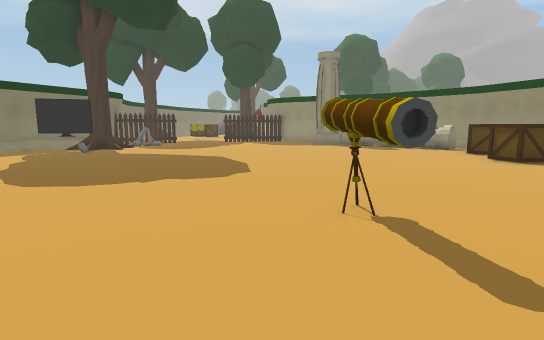
[1] (above)

18 first-person views from a walk through a Unity game level. The camera is 1.2 m above the floor, tilts 8° down and sees 80° across. The floor is counted in squares, 1 m on a side. Each view is taken from the middle of a square. On the plan, view 1 faces up. The plan holds only what a view shows up to about 14 squares ahead; the rest is blank. The place goes on beyond the plan. The player is left out. Door leaves are left out, so doorways stand open. Some surface patterns are stand-ins.

[2]
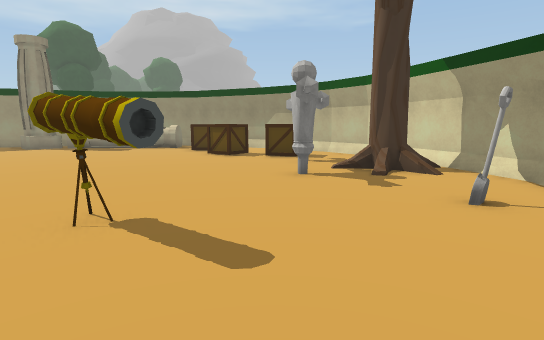

[3]
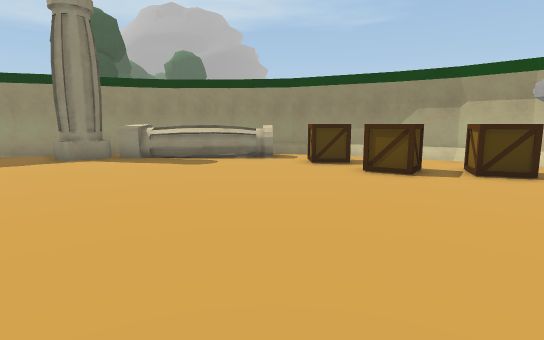

[4]
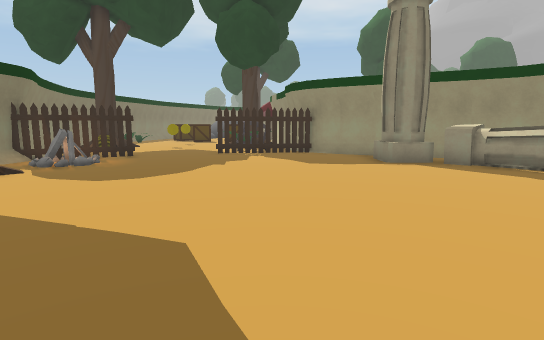

[5]
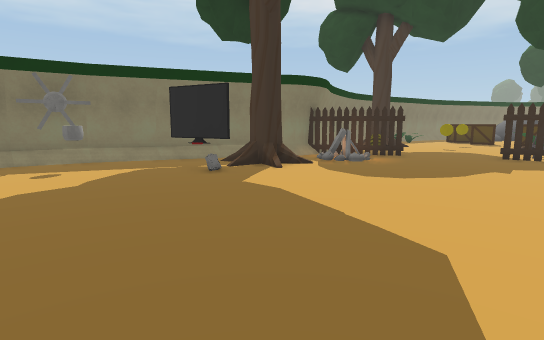

[6]
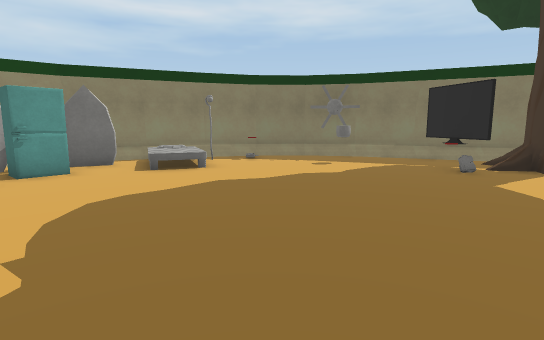

[7]
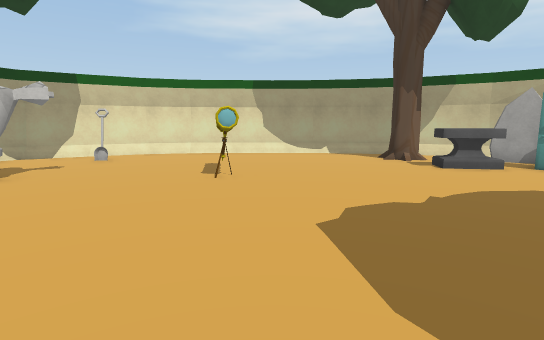

[8]
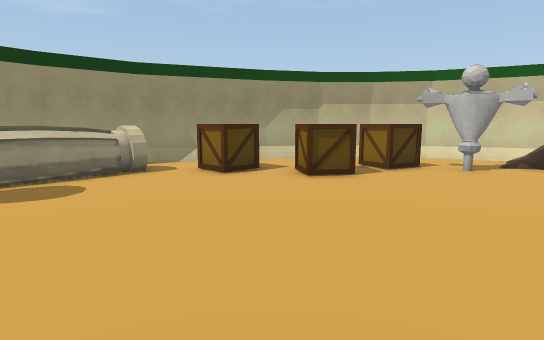

[9]
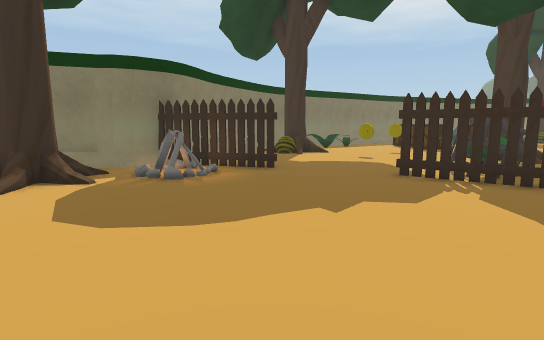

[10]
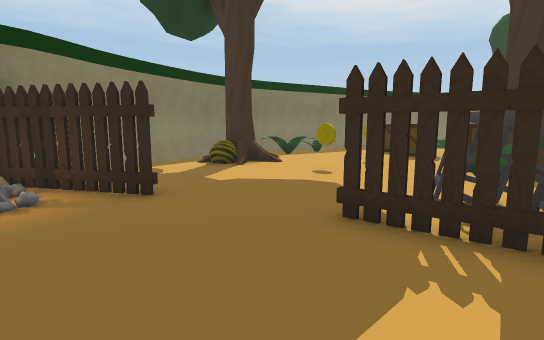

[11]
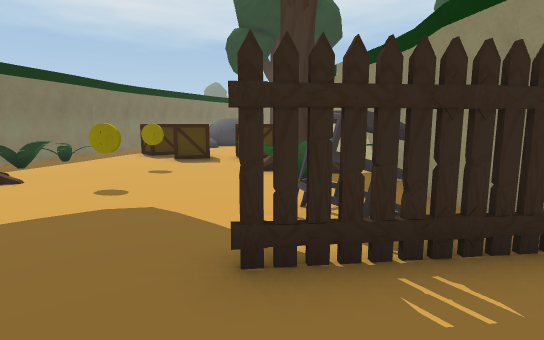

[12]
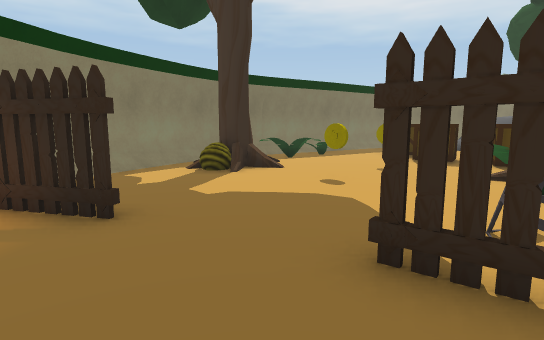

[13]
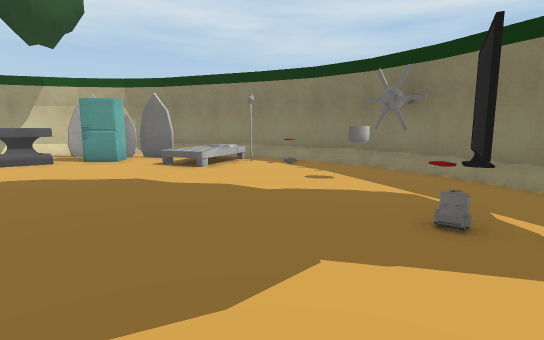

[14]
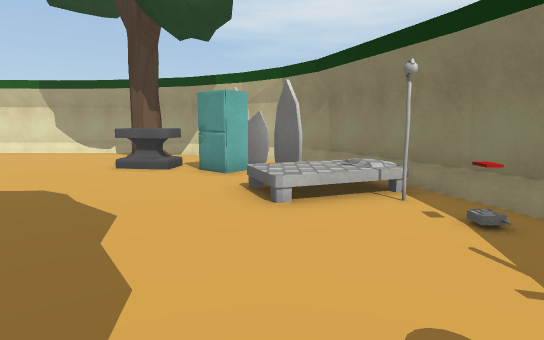

[15]
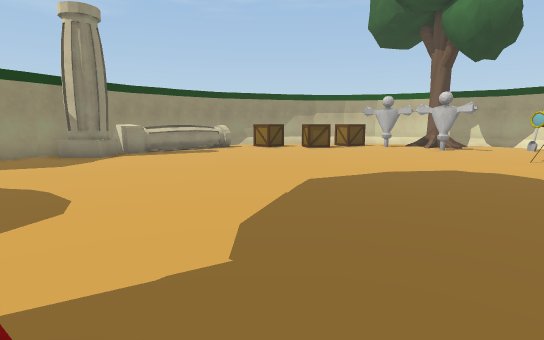

[16]
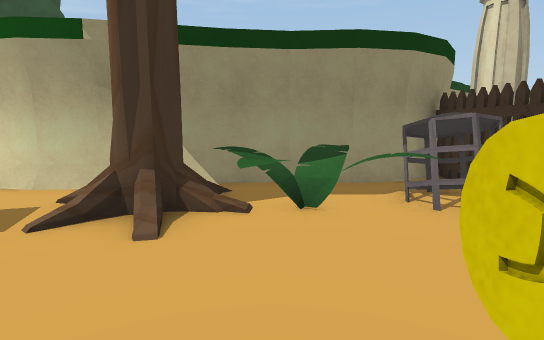

[17]
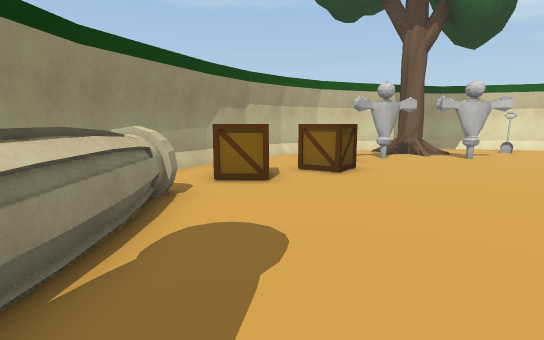

[18]
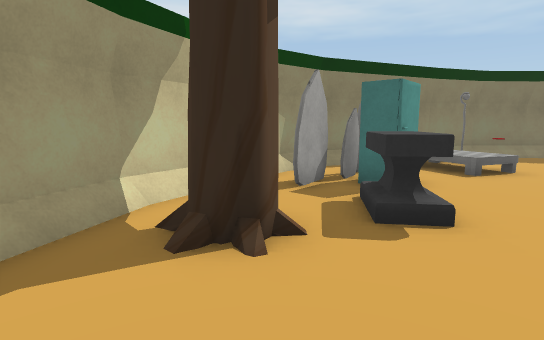

### Floor plan
Key: @ floor where view 1 was taken; # wall or solid block; . main floor; : floor 0.25 m higher than the main floor; + floor 0.5 m higher than the main floor; / step, stairs or slope; D open door; = window, fence, low wall or low ledge; ^ raised ledge; O other object.
Columns run from 13 left of view 1 to 11 right of it. Each row starts with its distance up from view 1.
 31   #OO..OOOO.#
 30  ##O.......:#
 29  #O:O..O..OO #
 28  # O.......O.#
 27  # O.....OOO.#
 26   #OO..O..OOO#
 25   #/O.....OOO#
 24   #.......OOO##
 23   #....DDD######
 22   ##...DDDD....###
 21    #.OOODD......O###
 20    #OO..........OOO##
 19    ##OO.........OOOO##
 18    # .............OOO##
 17   ##OO.............OOO##
 16   # OO..............OOO##
 15  ##..................O..#
 14  #.OOO................O.#
 13  #...................OO.#
 12 ##....................O.#
 11 ##...................OO.
 10 #....................OO.
  9 #.....................OO
  8 #OO...................OO
  7 ###//................OO.
  6 ##+++................O..#
  5  #//...............OO.O.#
  4  ######.......#......OO.#
  3     #O#^^.....#.......=##
  2     #OO##.............##
  1     # ..OO............#
  0     ### OO...@......###
 -1       ####........###
 -2         ###########

Where each view was taken, in squares from view 1:
view 1: 0 up, 0 right, facing up
view 2: 0 up, 0 right, facing up-right
view 3: 7 up, 0 right, facing up-right
view 4: 9 up, 1 left, facing up
view 5: 9 up, 1 left, facing up-left
view 6: 9 up, 0 right, facing left
view 7: 12 up, 0 right, facing down
view 8: 12 up, 0 right, facing right
view 9: 15 up, 0 right, facing up-left
view 10: 19 up, 1 left, facing up-left
view 11: 20 up, 3 left, facing up
view 12: 20 up, 2 left, facing up-left
view 13: 15 up, 4 left, facing down-left
view 14: 12 up, 9 left, facing down
view 15: 13 up, 9 left, facing right
view 16: 27 up, 7 left, facing right
view 17: 18 up, 3 right, facing down-right
view 18: 1 up, 1 left, facing left
